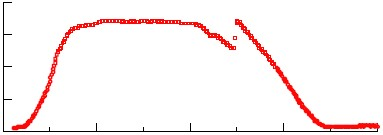
%> input picture Extension/temp480.jpg, 383 x 135 px, given in place of temp480.jpg.jpg, which was not available
$ octave --eval "result = scanFunc('temp480.jpg');"   (GNU Octave 9; MATLAB toolbox functions it lacks are replaced by stand-ins)
%> lines starting %> are read from the running program, lines starting %| are printed output that depends on the picture; in (x1, y1, x2, y2) boxes, pixels count from 0 and x2, y2 are one past the last pixel; in counts of white or black regions, pixels touching at a corner belong together; the program's own positions count from 1; pictures that were not available may be replaced by others from this repository, and a replacement may not be noted
function [timedata,tempdata] = scanFunc(filename)
%> called with filename = 'temp480.jpg'
%% scanFunc
% Outputs right-hand boundary data for different temperature profiles
%Inputs: filename = different temp profiles
%Outputs: time data and temp data

%% Convert Image to array
img=imread([filename '.jpg']);
%> img is the input picture: size 135x383x3 uint8; mean R, G, B 250.3, 241.8, 241.7

[vert,horiz,~]=size(img);% size of image matrix
%> vert = 135; horiz = 383
a = zeros(vert,horiz);
indexvec = zeros(1,horiz);

%% Find plot axes

%scan image to find X- axis origin point
imgcut = img(:,100,1)<10 & img(:,100,2)<10 & img(:,100,3)<10;
%> imgcut = 135 logical values, 1 true
blackvals = find(imgcut);
%> blackvals = 132
xorigin = blackvals(1);
%> xorigin = 132

%scan image to find y- axis origin point
imgcut2 = img(100,:,1)<150 & img(100,:,2)<150 & img(118,:,3)<150;
%> imgcut2 = 383 logical values, 1 true
blackvals2 = find(imgcut2);
%> blackvals2 = 4
yorigin = blackvals2(1);
%> yorigin = 4

%scan image to find y-axis limits
imgcut3 = img(:,yorigin + 2,1)<10 & img(:,yorigin + 2,2)<10 & img(:,yorigin + 2,3)<10;
%> imgcut3 = 135 logical values, 5 true
blackvals3 = find(imgcut3);
%> blackvals3 = [3; 35; 67; 100; 132]
ytoplimit = blackvals3(1); %43
%> ytoplimit = 3
ybotlimit = blackvals3(end); % 134
%> ybotlimit = 132

%scan image to find x-axis limits
imgcut4 = img(xorigin-2,:,1)<150 & img(xorigin-2,:,2)<150 & img(xorigin-2,:,3)<150;
%> imgcut4 = 383 logical values, 9 true
blackvals4 = find(imgcut4);
%> blackvals4 = [4 50 97 144 191 237 284 331 378]
xtoplimit = blackvals4(end); %324
%> xtoplimit = 378
xbotlimit = blackvals4(1); %50
%> xbotlimit = 4

%% Take image slices along the horizontal axis

for m =1:horiz % loops through horizontal number of pixel

    a(:,m) = img(:,m,1)>150 & img(:,m,2)<150 & img(:,m,3)<150; % finds red pixels in the image
    b = find (a(:,m));
    indexvec(m) = mean(b); % takes avergae of pixels

end
%> this loop made 383 passes
%> b on passes 13 to 15: [127; 128; 129; 130], [127; 128; 129; 130], [127; 128; 129; 130]
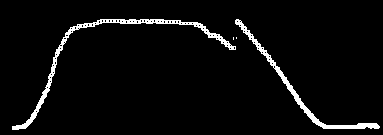
%> a: size 135x383 double; values 0 (black) and 1 (white), 4.1% white; 4 white regions (2 under 20 px), largest, box (x1, y1, x2, y2) and area: (12, 19, 236, 130) 1191, (235, 19, 380, 129) 905
%% scale data correctly
datarange = indexvec(xbotlimit : xtoplimit);
datapoints = length(datarange);
%> datapoints = 375
timestep = 2000/length(datarange);
%> timestep = 5.33
timedata = 0:timestep:4000-1; % scaled time data
%> timedata = 750 values from 0 to 3994.7
tempdata = zeros(1,length(timedata));

% convert scale and axes
grad = (2000)/(ytoplimit - ybotlimit); % gradient of slope
%> grad = -15.5
yinter = -(grad * ybotlimit ); % y intercept
%> yinter = 2046.5

% loops through all the pixel values - converts to celcius
for p = 1:datapoints
        tempdata(p) = datarange(p)*grad + yinter; % tempdata out as y variable
end
hold off

tempdata = (5/9)*(tempdata-32);  %farenheight to celcius conversion

k = find (isnan(tempdata));
%> k = [1 2 3 4 5 6 7 8 9]
tempdata(k) = 0;

endAverage = (tempdata(datapoints - 2) + tempdata(datapoints - 10) + tempdata(datapoints - 20))/3;
%> endAverage = 31.03
%> `result = scanFunc('temp480.jpg');`: result = 750 values from 0 to 3994.7

tempdata(datapoints:end) = endAverage;

%save data to .mat file with same name as image file
save(filename, 'timedata', 'tempdata')
end

$ run again, on Extension/temp502.jpg
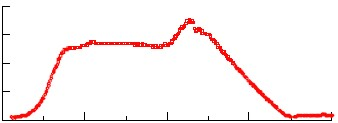
%> input picture Extension/temp502.jpg, 338 x 123 px, given in place of temp502.jpg.jpg, which was not available
%> in scanFunc, img is the input picture: size 123x338x3 uint8; mean R, G, B 250.2, 242.5, 242.4
%> imgcut = 123 logical values, 1 true
%> blackvals = 121
%> imgcut2 = 338 logical values, 1 true
%> blackvals2 = 3
%> imgcut3 = 123 logical values, 5 true
%> blackvals3 = [7; 35; 64; 92; 121]
%> ytoplimit = 7
%> ybotlimit = 121
%> imgcut4 = 338 logical values, 9 true
%> blackvals4 = [3 44 85 127 168 209 249 292 332]
%> xtoplimit = 332
%> xbotlimit = 3
%> the loop in scanFunc, `for m =1:horiz` made 338 passes
%> b on passes 11 to 13: [116; 117; 118], [116; 117; 118; 119], [117; 118; 119; 120]
%> after the loop in scanFunc, `for m =1:horiz`:
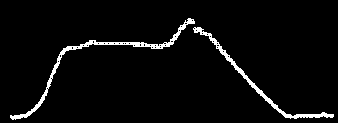
%> a: size 123x338 double; values 0 (black) and 1 (white), 3.7% white; 2 white regions, box (x1, y1, x2, y2) and area: (10, 18, 195, 120) 858, (193, 27, 334, 119) 690
%> datapoints = 330
%> timestep = 6.06
%> timedata = 660 values from 0 to 3993.9
%> grad = -17.54
%> yinter = 2122.8
%> k = [1 2 3 4 5 6 7 8]
%> endAverage = 30.96
%> result = 660 values from 0 to 3993.9

$ run again, on Extension/temp509.jpg
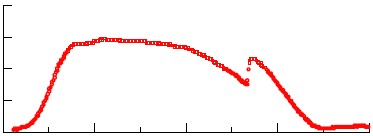
%> input picture Extension/temp509.jpg, 373 x 136 px, given in place of temp509.jpg.jpg, which was not available
%> in scanFunc, img is the input picture: size 136x373x3 uint8; mean R, G, B 250.4, 242.3, 242.2
%> imgcut = 136 logical values, 1 true
%> blackvals = 133
%> imgcut2 = 373 logical values, 1 true
%> blackvals2 = 4
%> imgcut3 = 136 logical values, 5 true
%> blackvals3 = [6; 38; 69; 101; 133]
%> ytoplimit = 6
%> ybotlimit = 133
%> imgcut4 = 373 logical values, 9 true
%> blackvals4 = [4 49 95 141 187 232 278 324 370]
%> xtoplimit = 370
%> xbotlimit = 4
%> the loop in scanFunc, `for m =1:horiz` made 373 passes
%> b on passes 12 to 14: 130, [129; 130; 131; 132], [128; 129; 130; 131; 132]
%> after the loop in scanFunc, `for m =1:horiz`:
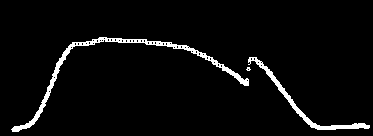
%> a: size 136x373 double; values 0 (black) and 1 (white), 3.9% white; 3 white regions (1 under 20 px), largest, box (x1, y1, x2, y2) and area: (11, 37, 249, 132) 1271, (248, 57, 370, 130) 696
%> datapoints = 367
%> timestep = 5.45
%> timedata = 734 values from 0 to 3994.6
%> grad = -15.75
%> yinter = 2094.5
%> k = [1 2 3 4 5 6 7 8]
%> endAverage = 34.72
%> result = 734 values from 0 to 3994.6
